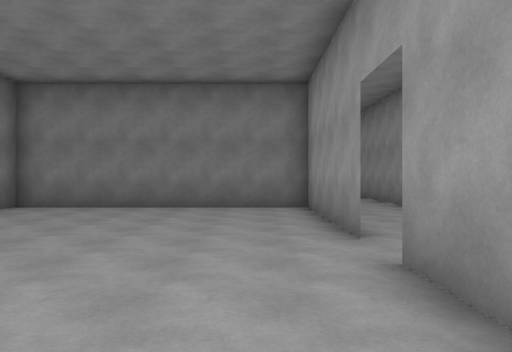
view 1 (above)

24 first-person views from a walk through a 3-D level made in the Unity game engine. The camera is 1.5 m above the floor, looks level and sees 70° across. The floor is counted in squares, 2 m on a side. Each view is taken from the middle of a square. On the plan, view 1 faces up. The plan holds only what a view shows up to about 11 squares ahead; the rest is blank. The place goes on beyond the plan.

view 2
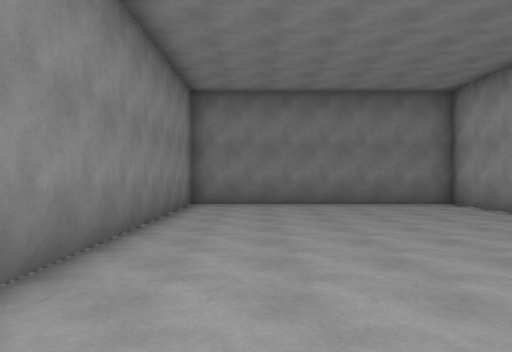

view 3
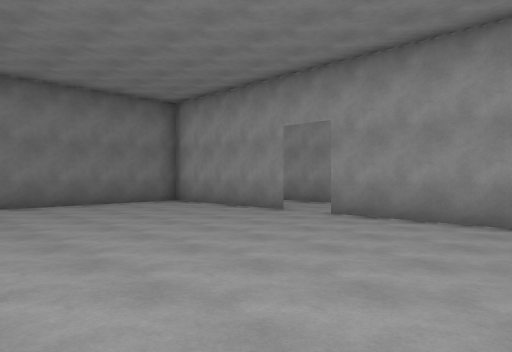

view 4
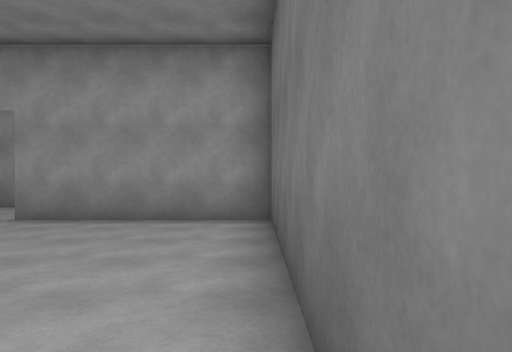

view 5
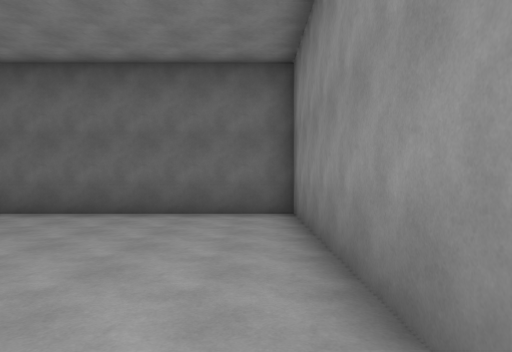

view 6
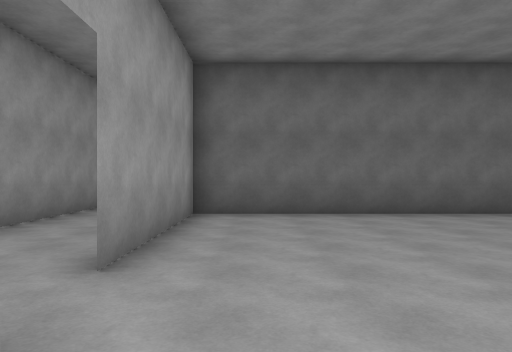

view 7
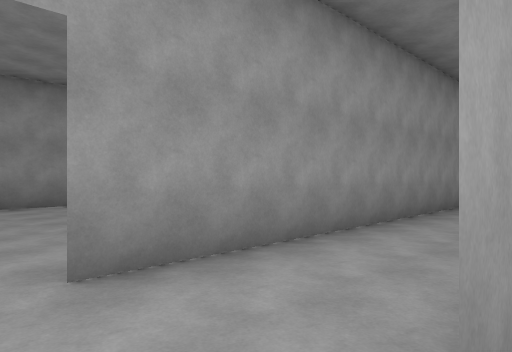

view 8
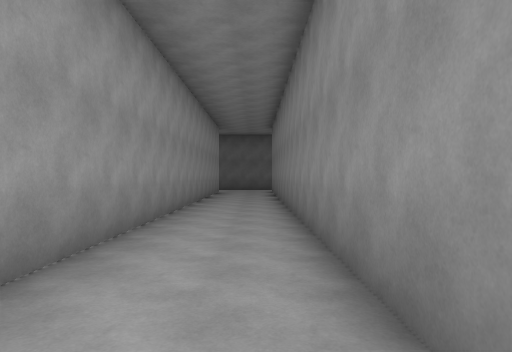

view 9
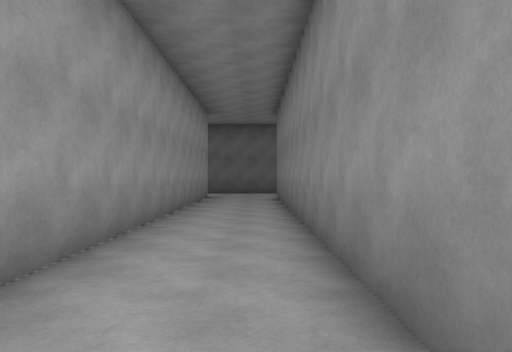

view 10
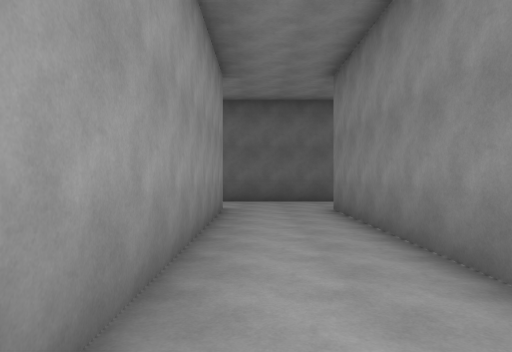

view 11
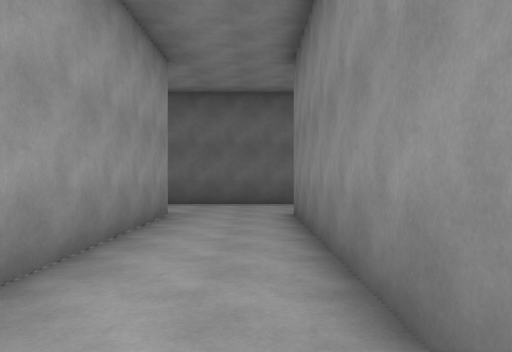

view 12
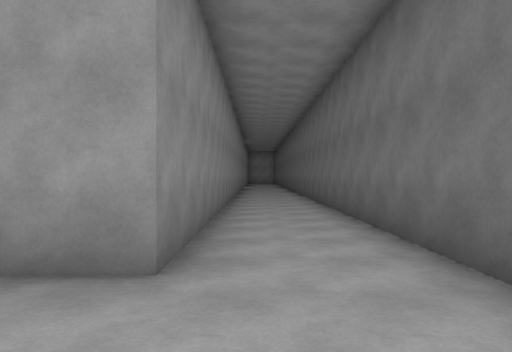

view 13
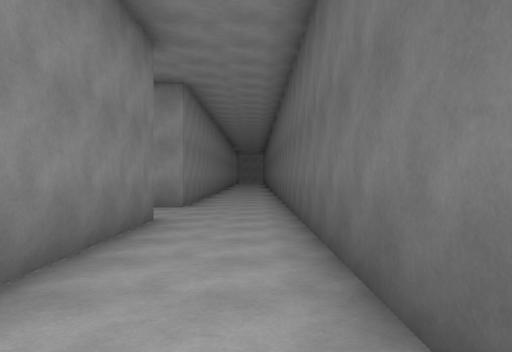

view 14
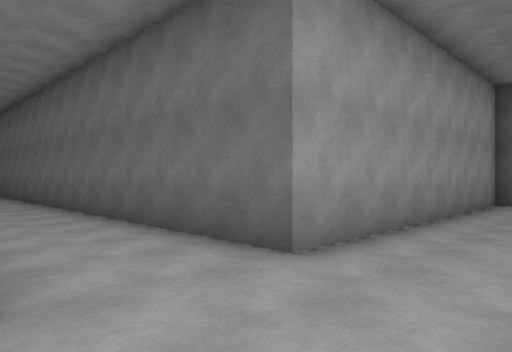

view 15
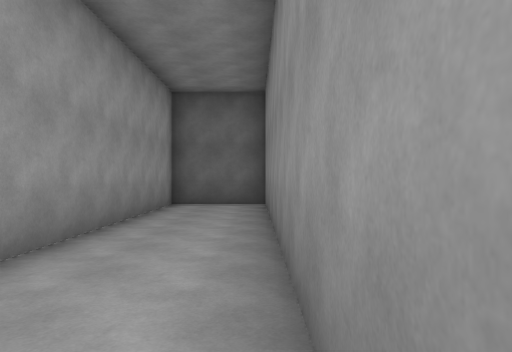

view 16
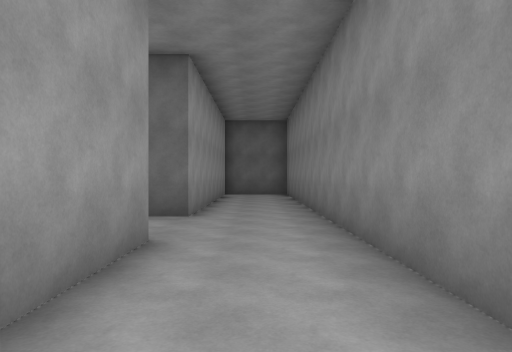

view 17
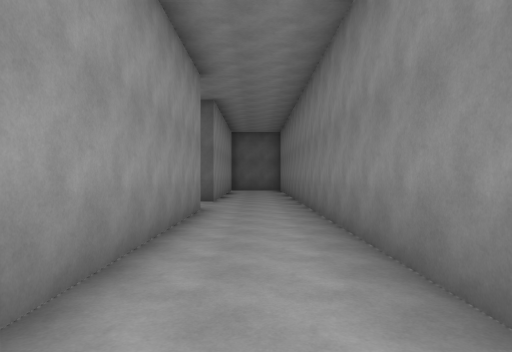

view 18
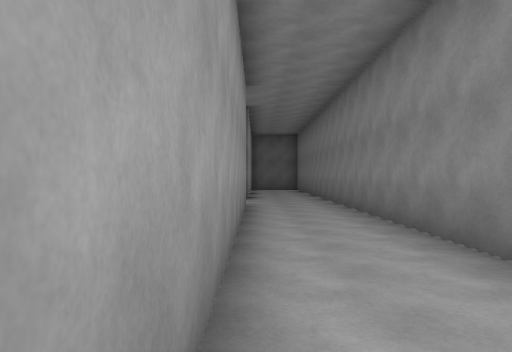

view 19
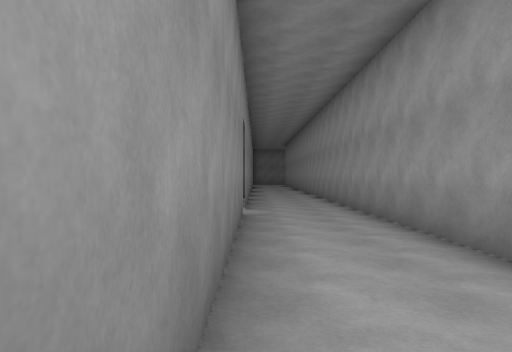

view 20
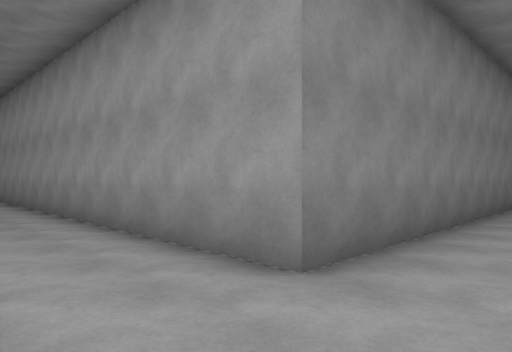

view 21
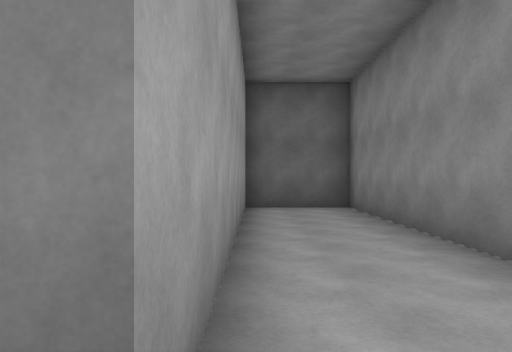

view 22
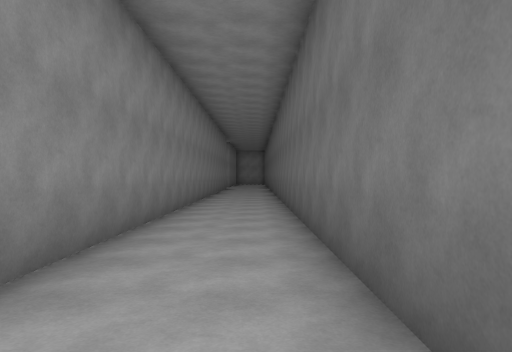

view 23
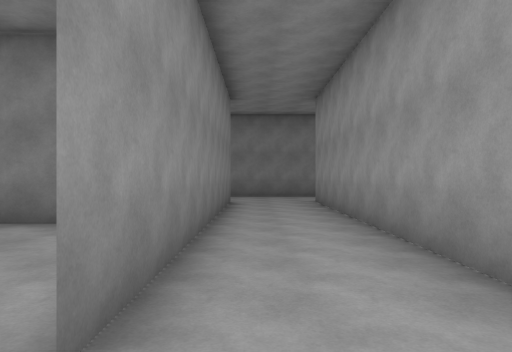

view 24
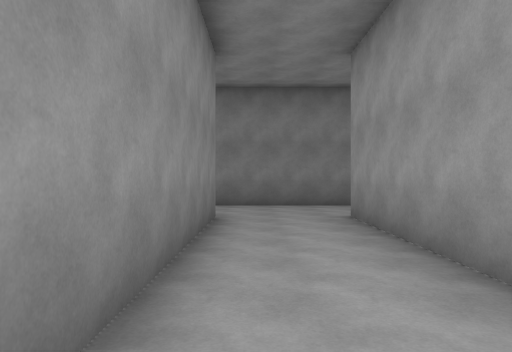

### Floor plan
Ten units are one square. View 1 is at (0, 0); x grows to the right and y downward. Boxes are objects, and circles mark ways between rooms. Rooms are numbered by the first view taken in them; rooms with no view inside come last. Other rooms are left out.
<svg viewBox="-118 -168 248 441">
<path fill="none" stroke="#000" d="M13 -44 13 -87 -58 -87 -58 13 13 13 13 -31M12 0 12 163 -88 163M37 -48 37 -138M12 -138 12 -44M-113 36 -113 56M45 -162 10 -163M-113 74 -113 126M-88 136 -88 30M124 163 37 163 37 -31M-88 188 125 188M-88 163 -88 136M-113 126 -113 268 -88 268 -88 188"/>
<circle cx="10" cy="-40" r="3" fill="#2a7"/>
<circle cx="-85" cy="175" r="3" fill="#2a7"/>
<circle cx="-95" cy="125" r="3" fill="#2a7"/>
<text x="-30" y="-40">1</text>
<text x="20" y="-10">2</text>
<text x="-100" y="200">3</text>
</svg>
Room 1 opens to room 2. Room 2 opens to room 3.

Where each view was taken, in squares from view 1:
view 1: 0 up, 0 right, facing up
view 2: 1 down, 4 left, facing up
view 3: 1 down, 5 left, facing up-right
view 4: 1 down, 5 left, facing right
view 5: 6 up, 5 left, facing down
view 6: 6 up, 0 right, facing down
view 7: 4 up, 1 right, facing down-right
view 8: 1 up, 2 right, facing down
view 9: 3 down, 2 right, facing down
view 10: 8 down, 3 right, facing down
view 11: 9 down, 2 right, facing down
view 12: 17 down, 1 right, facing right
view 13: 18 down, 5 left, facing right
view 14: 16 down, 11 left, facing down-right
view 15: 17 down, 11 left, facing down
view 16: 12 down, 10 left, facing down
view 17: 8 down, 10 left, facing down
view 18: 7 down, 9 left, facing down
view 19: 14 down, 11 left, facing up
view 20: 18 down, 11 left, facing up-right
view 21: 18 down, 9 left, facing down
view 22: 18 down, 2 right, facing right
view 23: 3 up, 2 right, facing up
view 24: 7 up, 2 right, facing up
